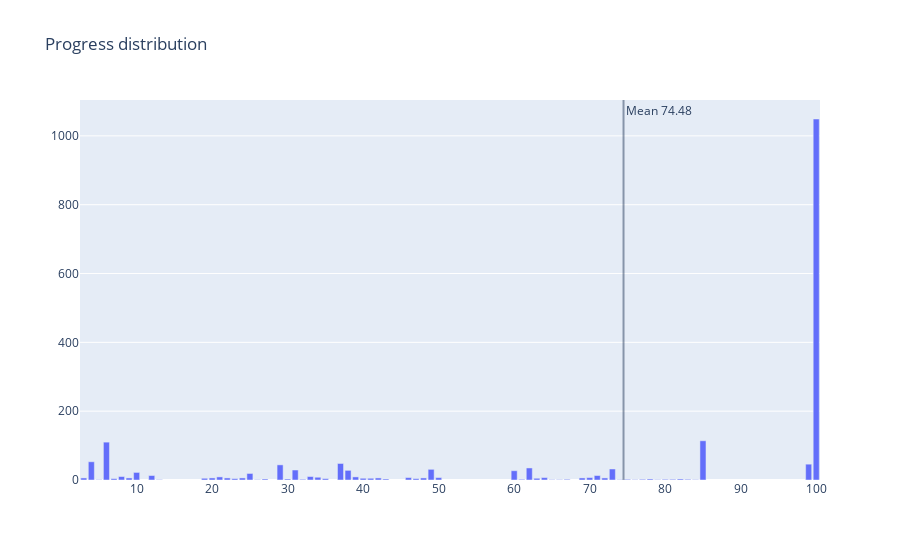

Notebook cell for this chart:
### Code cell
new_df = new_df.groupby(["id", "UserLanguage", "Collection"])["Progress"].mean().reset_index()

# progress distribution
cnt_srs = new_df['Progress'].value_counts()

trace = go.Bar(
    x=cnt_srs.index,
    y=cnt_srs.values,
    marker=dict(
        #color = np.random.randn(500), #set color equal to a variable
        #color = cnt_srs.values,
        showscale=True
    ),
)


layout = go.Layout(
    title='Progress distribution'
)
data = [trace]
fig = go.Figure(data=data, layout=layout)

fig.add_vline(x=new_df['Progress'].mean(), opacity=.5, annotation_text="Mean {}".format(new_df['Progress'].mean().round(2)))
fig.update_traces(showlegend=False)
fig.update_traces(marker_showscale=False)

py.iplot(fig)

### Figure 1 — Plotly figure (JSON) as saved in the notebook; plotly's stock layout.template omitted (floating-point values rounded to 4 significant figures)
{"data": [{"marker": {"showscale": false}, "showlegend": false, "type": "bar", "x": [100, 85, 6, 4, 37, 99, 29, 62, 73, 49, 31, 38, 60, 10, 25, 12, 71, 33, 8, 21, 39, 34, 46, 70, 50, 64, 48, 42, 3, 69, 22, 9, 24, 72, 20, 41, 40, 63, 19, 35, 47, 23, 7, 27, 30, 82, 78, 43, 61, 77, 67, 80, 83, 32, 75, 81, 5, 84, 66, 74, 79, 65, 26, 13, 76], "y": [1049, 114, 110, 53, 48, 46, 44, 35, 32, 31, 29, 28, 27, 22, 19, 13, 13, 10, 10, 9, 9, 8, 7, 7, 7, 7, 6, 6, 6, 6, 6, 6, 6, 6, 6, 5, 5, 5, 5, 4, 4, 4, 4, 3, 3, 3, 3, 3, 2, 2, 2, 2, 2, 2, 2, 2, 1, 1, 1, 1, 1, 1, 1, 1, 1]}], "layout": {"annotations": [{"showarrow": false, "text": "Mean 74.48", "x": 74.48, "xanchor": "left", "xref": "x", "y": 1, "yanchor": "top", "yref": "y domain"}], "shapes": [{"opacity": 0.5, "type": "line", "x0": 74.48, "x1": 74.48, "xref": "x", "y0": 0, "y1": 1, "yref": "y domain"}], "title": {"text": "Progress distribution"}}}
